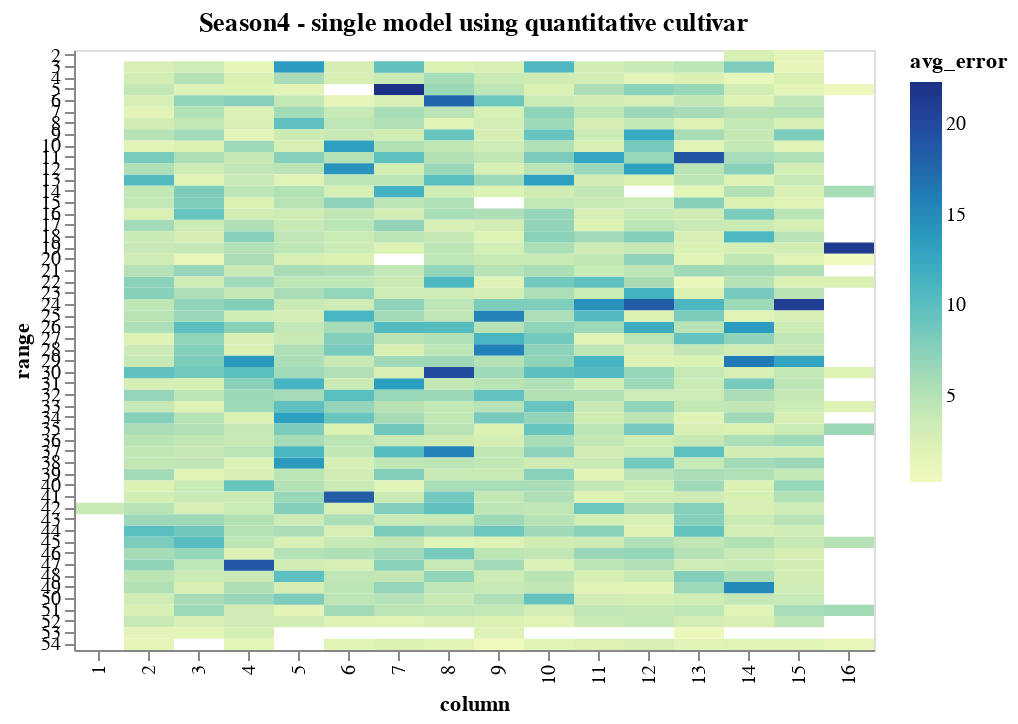

Source (notebook cell):
### Code cell
import altair as alt
alt.Chart(plotdf,title='Season4 - single model using quantitative cultivar').mark_rect().encode(
    x='column:O',
    y='range:O',
    color='avg_error',
    tooltip=[
        alt.Tooltip('cultivar:Q', title='Cultivar'),
        alt.Tooltip('avg_error:Q', title='Avg Err %'),
        alt.Tooltip('range:O',title='range'),
        alt.Tooltip('column:O',title='column')
    ]
)

### Figure 1 — Vega-Lite specification as saved in the notebook (floating-point values rounded to 4 significant figures; data arrays with more than 128 entries replaced by an {"elided": "..."} marker saying what was removed)
{"$schema": "https://vega.github.io/schema/vega-lite/v2.4.3.json", "config": {"view": {"height": 300, "width": 400}}, "data": {"values": {"elided": "727 records"}}, "encoding": {"color": {"field": "avg_error", "type": "quantitative"}, "tooltip": [{"field": "cultivar", "title": "Cultivar", "type": "quantitative"}, {"field": "avg_error", "title": "Avg Err %", "type": "quantitative"}, {"field": "range", "title": "range", "type": "ordinal"}, {"field": "column", "title": "column", "type": "ordinal"}], "x": {"field": "column", "type": "ordinal"}, "y": {"field": "range", "type": "ordinal"}}, "mark": "rect", "title": "Season4 - single model using quantitative cultivar"}
